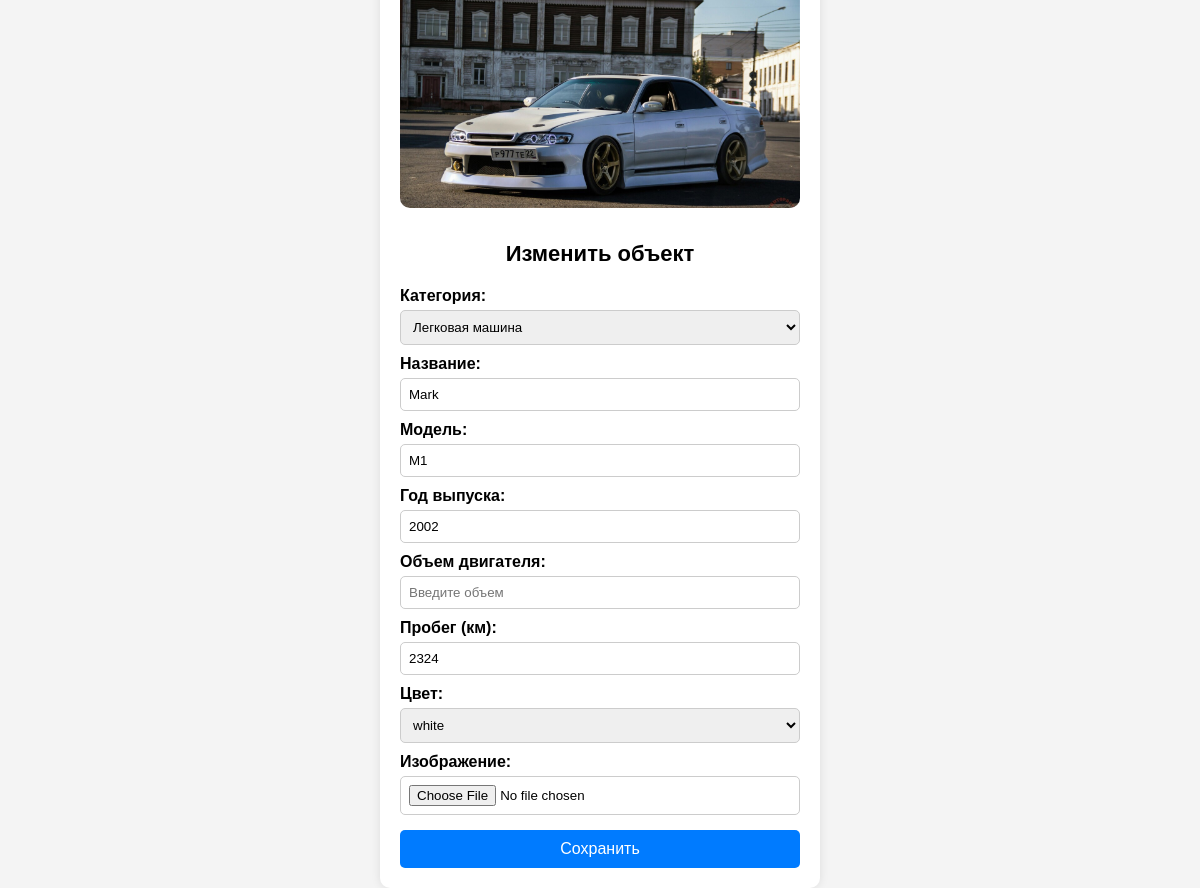
The page /car_detail_2/1/ on the database its author committed.
### app/models.py (models this page shows, shortened)
class Car(models.Model):
    category = models.ForeignKey(Category, on_delete=models.PROTECT)
    title = models.CharField(max_length=123)
    model = models.CharField(max_length=223)
    year = models.PositiveSmallIntegerField()
    description = models.TextField()
    engine_capacity = models.DecimalField(max_digits=3, decimal_places=1)
    odometer = models.PositiveIntegerField()
    color = models.ForeignKey(Color, on_delete=models.PROTECT)
    image = models.ImageField(upload_to='media/car_images')
    class Meta:
        verbose_name = "Машина"
        verbose_name_plural = "Машины"

class Category(models.Model):
    title = models.CharField(max_length=123, verbose_name='Название')
    class Meta:
        verbose_name = "Категория"
        verbose_name_plural = "Категории"

class Color(models.Model):
    title = models.CharField(max_length=123)
    class Meta:
        verbose_name = "Цвет"
        verbose_name_plural = "Цвета"

### app/views.py (the view, shortened to what this page needs)
# urls.py: path('car_detail_2/<int:pk>/', views.car_detail_view_2, name='detail_2'),
def car_detail_view_2(request, pk):
    categories = Category.objects.all()
    colors = Color.objects.all()
    car = Car.objects.get(id=pk)
    return render(request=request, template_name='app/car_detail_2.html', context={'car': car,
                                                                                 'categories': categories,
                                                                                 'colors': colors})

### app/templates/app/car_detail_2.html (shortened to what this page needs)
<!DOCTYPE html>
<html lang="ru">
<head>
</head>
<body>
<div class="form-container">
    <img src="{{ car.image.url }}" alt="Изображение авто">
    <h1>Изменить объект</h1>
    <form method="post" enctype="multipart/form-data">
        <label for="category_id">Категория:</label>
        <select name="category_id" id="category_id">
            {% for category in categories %}
                <option value="{{ category.id }}" {% if category.id == car.category.id %}selected{% endif %}>
                    {{ category.title }}
                </option>
            {% endfor %}
        </select>
        <label for="title">Название:</label>
        <input type="text" name="title" id="title" placeholder="Введите название" value="{{ car.title }}" required>
        <label for="model">Модель:</label>
        <input type="text" name="model" id="model" placeholder="Введите модель" value="{{ car.model }}" required>
        <label for="year">Год выпуска:</label>
        <input type="number" name="year" id="year" placeholder="Введите год" value="{{ car.year }}" required>
        <label for="engine_capacity">Объем двигателя:</label>
        <input type="number" name="engine_capacity" id="engine_capacity" placeholder="Введите объем" value="{{ car.engine_capacity }}" required>
        <label for="odometer">Пробег (км):</label>
        <input type="number" name="odometer" id="odometer" placeholder="Введите пробег" value="{{ car.odometer }}" required>
        <label for="color_id">Цвет:</label>
        <select name="color_id" id="color_id">
            {% for color in colors %}
                <option value="{{ color.id }}" {% if color.id == car.color.id %}selected{% endif %}>
                    {{ color.title }}
                </option>
            {% endfor %}
        </select>
        <label for="image">Изображение:</label>
        <input type="file" name="image" id="image">
        <button type="submit">Сохранить</button>
    </form>
</div>
</body>
</html>

### app/templates/app/car_detail_2.html (style rules this page uses)
body { font-family: Arial, sans-serif; background-color: #f4f4f4; margin: 0; padding: 0; display: flex; justify-content: center; align-items: center; height: 100vh; }
.form-container { background: white; padding: 20px; border-radius: 10px; box-shadow: 0 0 10px rgba(0, 0, 0, 0.1); width: 100%; max-width: 400px; text-align: center; }
img { max-width: 100%; height: auto; border-radius: 10px; margin-bottom: 15px; }
h1 { font-size: 22px; margin-bottom: 10px; }
form { display: flex; flex-direction: column; }
label { font-weight: bold; margin-top: 10px; text-align: left; }
input, select { padding: 8px; margin-top: 5px; border-radius: 5px; border: 1px solid #ccc; }
button { background-color: #007bff; color: white; border: none; padding: 10px; font-size: 16px; border-radius: 5px; cursor: pointer; margin-top: 15px; }

### rows shown on the page
Car: image (picture), category_id "Легковая машина", title "Mark", model "M1", year "2002", odometer "2324", color_id "white"
